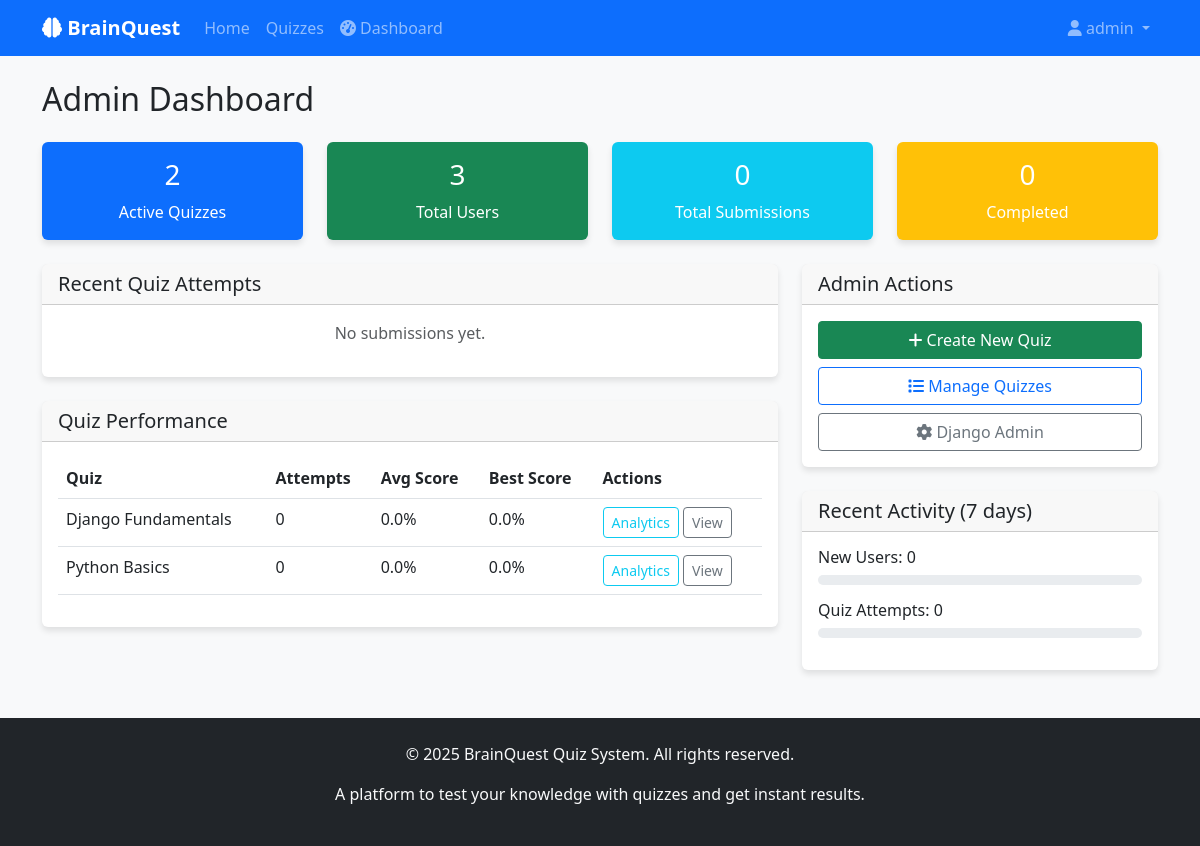
The page /results/dashboard/ (signed in) on the database as committed earlier.
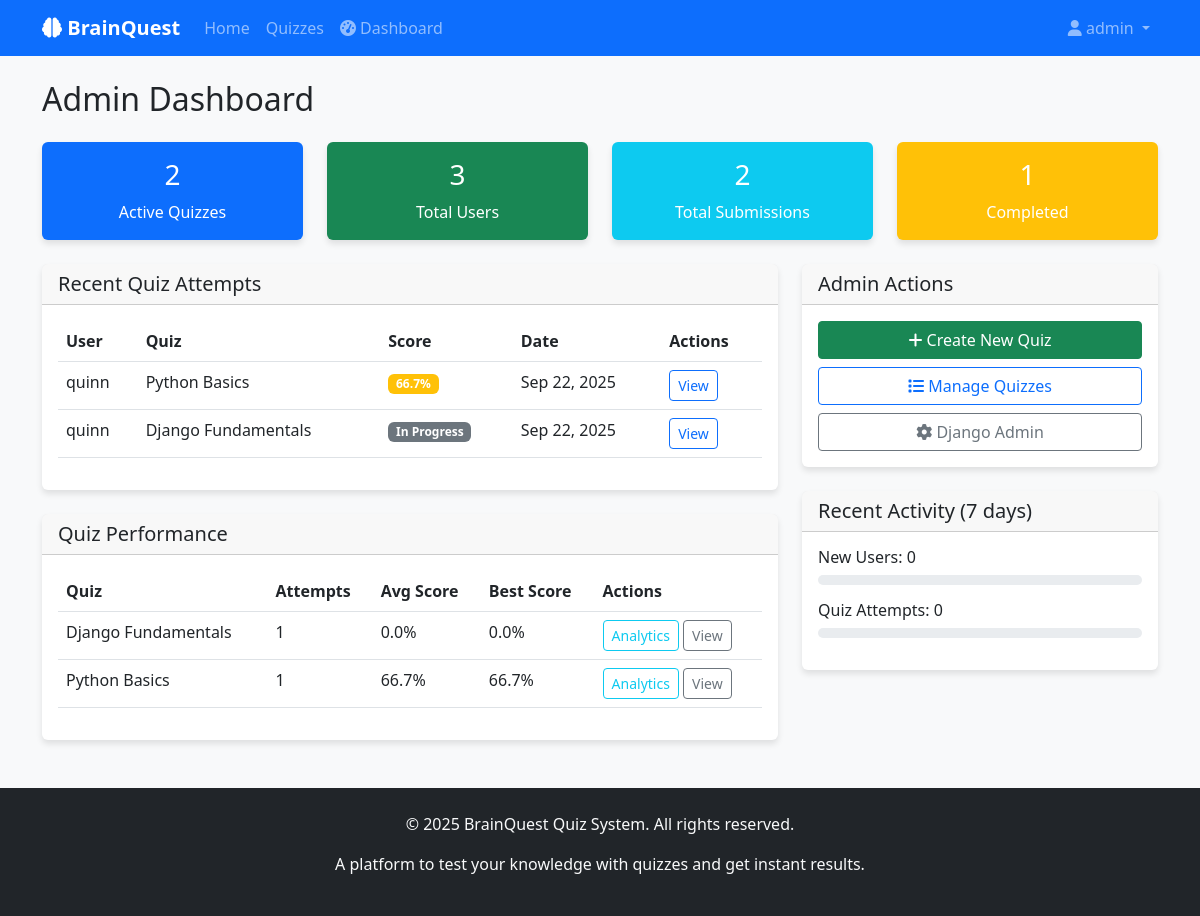
The same page on the database as committed later.
### quizzes/models.py (models this page shows, shortened)
class Quiz(models.Model):
    title = models.CharField(max_length=200)
    description = models.TextField(blank=True)
    duration = models.PositiveIntegerField(help_text="Duration in minutes")
    created_by = models.ForeignKey(User, on_delete=models.CASCADE, related_name='quizzes_created')
    created_at = models.DateTimeField(auto_now_add=True)
    updated_at = models.DateTimeField(auto_now=True)
    is_active = models.BooleanField(default=True)
    class Meta:
        verbose_name_plural = "Quizzes"
        ordering = ['-created_at']

### results/models.py (models this page shows, shortened)
class QuizSubmission(models.Model):
    user = models.ForeignKey(User, on_delete=models.CASCADE, related_name='quiz_submissions')
    quiz = models.ForeignKey(Quiz, on_delete=models.CASCADE, related_name='submissions')
    score = models.FloatField(default=0)
    total_questions = models.PositiveIntegerField(default=0)
    correct_answers = models.PositiveIntegerField(default=0)
    started_at = models.DateTimeField(auto_now_add=True)
    completed_at = models.DateTimeField(null=True, blank=True)
    is_completed = models.BooleanField(default=False)
    class Meta:
        ordering = ['-started_at']

### users/models.py (models this page shows, shortened)
class CustomUser(AbstractUser):
    ROLE_CHOICES = (
        ('admin', 'Admin'),
        ('user', 'User'),
    )
    role = models.CharField(max_length=10, choices=ROLE_CHOICES, default='user')
    created_at = models.DateTimeField(auto_now_add=True)
    updated_at = models.DateTimeField(auto_now=True)

### results/views.py (the view)
# urls.py: path('dashboard/', views.dashboard, name='dashboard'),
@login_required
def dashboard(request):
    if request.user.is_staff or getattr(request.user, 'role', None) == 'admin':
        return admin_dashboard(request)
    else:
        return user_dashboard(request)

### templates/results/admin_dashboard.html (shortened to what the changed rows need)
{% extends 'base.html' %}
{% block content %}
<div class="row">
    <div class="col-md-12">
        <h2 class="mb-4">Admin Dashboard</h2>
    </div>
</div>
<div class="row mb-4">
    <div class="col-md-3">
        <div class="card text-center bg-info text-white">
            <div class="card-body">
                <h3 class="card-title">{{ total_submissions }}</h3>
                <p class="card-text">Total Submissions</p>
            </div>
        </div>
    </div>
    <div class="col-md-3">
        <div class="card text-center bg-warning text-white">
            <div class="card-body">
                <h3 class="card-title">{{ completed_submissions }}</h3>
                <p class="card-text">Completed</p>
            </div>
        </div>
    </div>
</div>
<div class="row">
    <div class="col-md-8">
        <div class="card mb-4">
            <div class="card-body">
                {% if recent_submissions %}
                <div class="table-responsive">
                    <table class="table table-hover">
                        <thead>
                            <tr>
                                <th>User</th>
                                <th>Quiz</th>
                                <th>Score</th>
                                <th>Date</th>
                                <th>Actions</th>
                            </tr>
                        </thead>
                        <tbody>
                            {% for submission in recent_submissions %}
                            <tr>
                                <td>{{ submission.user.username }}</td>
                                <td>{{ submission.quiz.title }}</td>
                                <td>
                                    {% if submission.is_completed %}
                                    <span class="badge {% if submission.score >= 80 %}bg-success{% elif submission.score >= 60 %}bg-warning{% else %}bg-danger{% endif %}">
                                        {{ submission.score|floatformat:1 }}%
                                    </span>
                                    {% else %}
                                    <span class="badge bg-secondary">In Progress</span>
                                    {% endif %}
                                </td>
                                <td>{{ submission.started_at|date:"M d, Y" }}</td>
                                <td>
                                    <a href="{% url 'results:submission_detail' submission.id %}"
                                       class="btn btn-sm btn-outline-primary">View</a>
                                </td>
                            </tr>
                            {% endfor %}
                        </tbody>
                    </table>
                </div>
                {% else %}
                <p class="text-muted text-center">No submissions yet.</p>
                {% endif %}
            </div>
        </div>
        <div class="card">
            <div class="card-body">
                {% if quiz_stats %}
                <div class="table-responsive">
                    <table class="table table-hover">
                        <thead>
                            <tr>
                                <th>Quiz</th>
                                <th>Attempts</th>
                                <th>Avg Score</th>
                                <th>Best Score</th>
                                <th>Actions</th>
                            </tr>
                        </thead>
                        <tbody>
                            {% for quiz in quiz_stats %}
                            <tr>
                                <td>{{ quiz.title }}</td>
                                <td>{{ quiz.submission_count }}</td>
                                <td>{{ quiz.avg_score|default:0|floatformat:1 }}%</td>
                                <td>{{ quiz.best_score|default:0|floatformat:1 }}%</td>
                                <td>
                                    <a href="{% url 'results:quiz_analytics' quiz.id %}"
                                       class="btn btn-sm btn-outline-info">Analytics</a>
                                    <a href="{% url 'quizzes:quiz_detail' quiz.id %}"
                                       class="btn btn-sm btn-outline-secondary">View</a>
                                </td>
                            </tr>
                            {% endfor %}
                        </tbody>
                    </table>
                </div>
                {% else %}
                <p class="text-muted text-center">No quiz statistics available.</p>
                {% endif %}
            </div>
        </div>
    </div>
</div>
{% endblock %}

Rows that differ between the two databases and show on the page:
added QuizSubmission: user.username "quinn", quiz "Python Basics", score "66.7", started_at "Sep 22, 2025"
added QuizSubmission: user.username "quinn", quiz "Django Fundamentals", is_completed "In Progress", started_at "Sep 22, 2025"
computed for Quiz "Django Fundamentals": submission_count "0" → "1"
computed for Quiz "Python Basics": submission_count "0" → "1"; avg_score "0.0" → "66.7"; best_score "0.0" → "66.7"
Other text that changed with them:
{{ total_submissions }}: "0" → "2"
{{ completed_submissions }}: "0" → "1"
text no longer shown: "No submissions yet."
text now shown: "User Quiz Score Date Actions"
